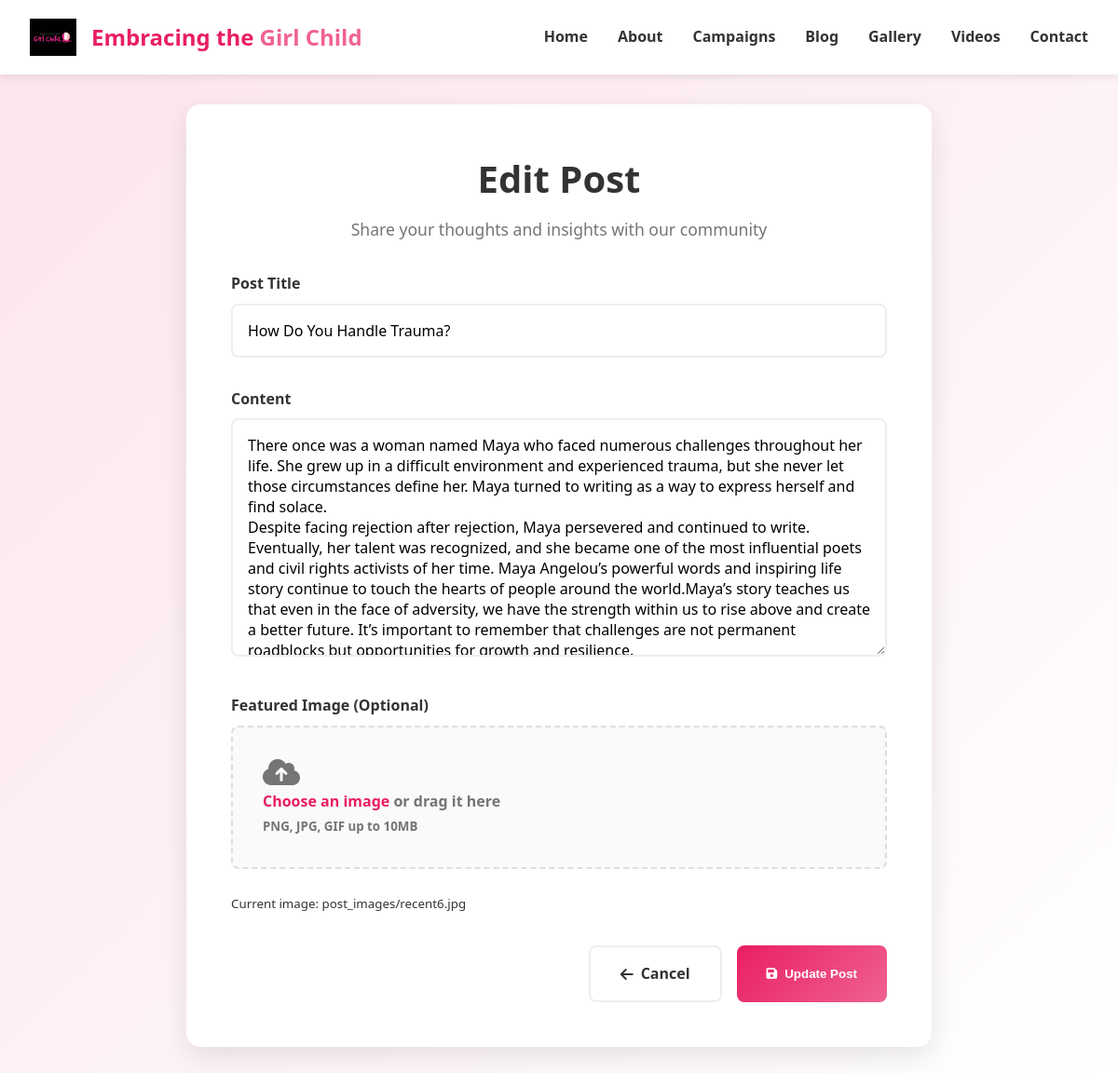
/post/how-do-you-handle-trauma/edit/ (signed in), run on an earlier commit of the app's database.
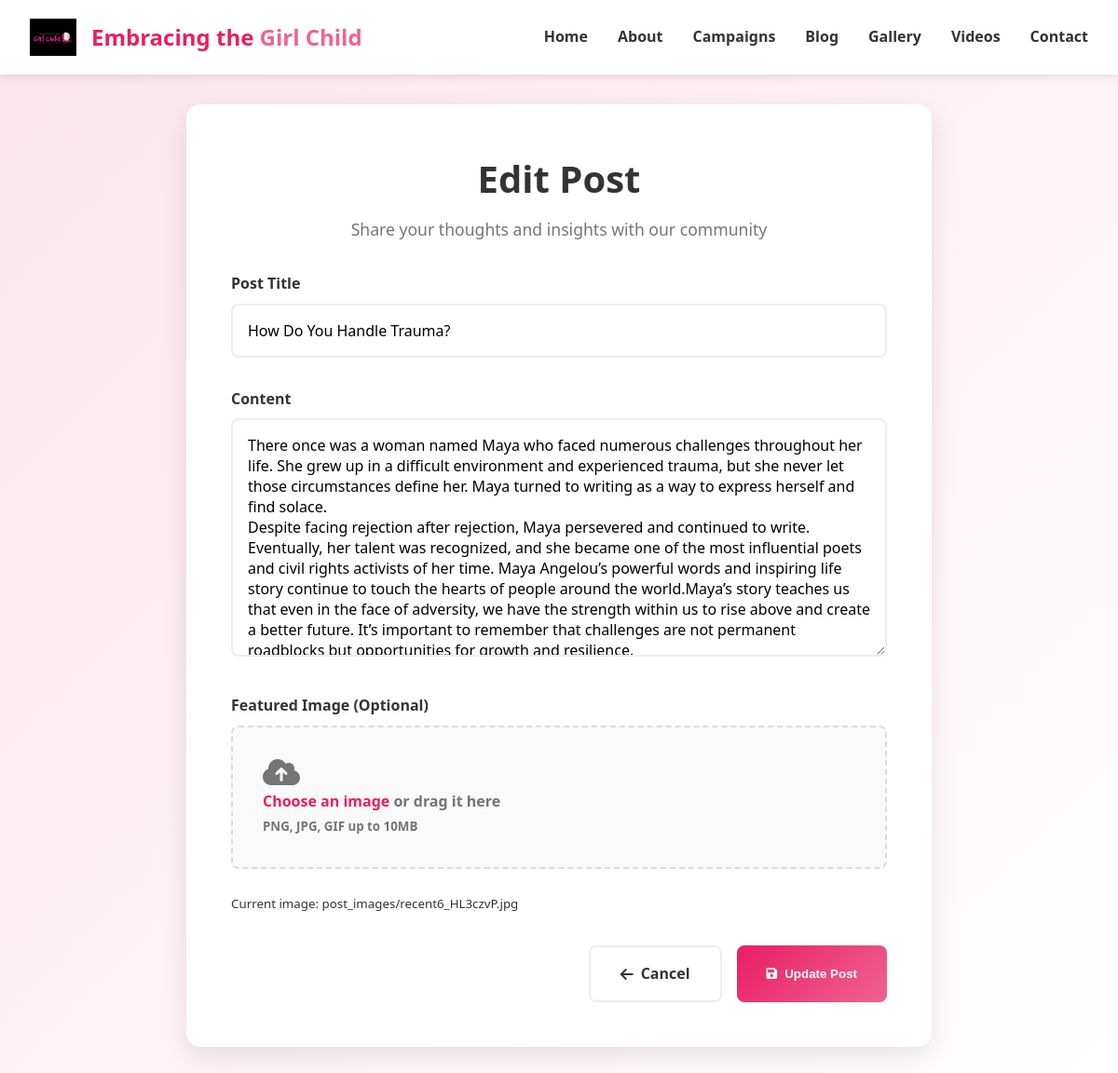
And on a later commit of the database.
### main/models.py (models this page shows, shortened)
class Post(models.Model):
    title = models.CharField(max_length=200)
    slug = models.SlugField(unique=True, blank=True)
    content = models.TextField()
    image = models.ImageField(
        upload_to='post_images/',
        blank=True,
        null=True,
        storage=MediaCloudinaryStorage()
    )
    CATEGORY_CHOICES = [
        ('education', 'Education'),
        ('legal', 'Legal Rights'),
        ('success', 'Success Stories'),
        ('awareness', 'Awareness'),
        ('activism', 'Activism'),
        ('advocacy', 'Advocacy'),
    ]
    STATUS_CHOICES = [
        ('draft', 'Draft'),
        ('published', 'Published'),
        ('archived', 'Archived'),
    ]
    category = models.CharField(max_length=50, choices=CATEGORY_CHOICES, blank=True, null=True)
    status = models.CharField(max_length=20, choices=STATUS_CHOICES, default='draft')
    views = models.PositiveIntegerField(default=0)
    pub_link = models.URLField(blank=True, null=True)
    author = models.ForeignKey(User, on_delete=models.CASCADE)
    created_at = models.DateTimeField(default=timezone.now)
    updated_at = models.DateTimeField(auto_now=True)
    class Meta:
        ordering = ['-created_at']

### main/views.py (the view)
# urls.py: path('post/<slug:slug>/edit/', views.post_edit, name='post_edit'),
@login_required
def post_edit(request, slug):
    post = get_object_or_404(Post, slug=slug, author=request.user)
    if request.method == 'POST':
        form = PostForm(request.POST, request.FILES, instance=post)
        if form.is_valid():
            form.save()
            if request.headers.get('x-requested-with') == 'XMLHttpRequest':
                html = render_to_string('partials/_post_row.html', {'post': post}, request=request)
                return JsonResponse({'success': True, 'html': html})
            return redirect('dashboard')
    else:
        form = PostForm(instance=post)
    return render(request, 'post_form.html', {'form': form})

### main/forms.py
class PostForm(forms.ModelForm):
    class Meta:
        model = Post
        fields = ['title', 'content' , 'image', 'category', 'status']
        widgets = {
            'title': forms.TextInput(attrs={'class': 'form-control'}),
            'content': forms.Textarea(attrs={'class': 'form-control'}),
            'image': forms.ClearableFileInput(attrs={'class': 'form-control-file'}),
            'category': forms.Select(attrs={'class': 'form-control'}),
            'status': forms.Select(attrs={'class': 'form-control'}),
        }

### main/templates/post_form.html (shortened to what this page needs)
{% load static %}
<!DOCTYPE html>
<html lang="en">
<head>
    <link rel="stylesheet" href="https://cdnjs.cloudflare.com/ajax/libs/font-awesome/6.0.0-beta3/css/all.min.css">
    <link href="https://unpkg.com/aos@2.3.1/dist/aos.css" rel="stylesheet">
</head>
<body>
    <nav class="navbar">
        <div class="container">
            <div class="logo">
                <img src="{% static "images/logo.jpg" %}" alt="Embracing the Girl Child Initiative Logo">
                <div class="logo-text">Embracing the <span>Girl Child</span></div>
            </div>
            <ul class="nav-links">
                <li><a href="{% url 'home' %}">Home</a></li>
                <li><a href="{% url 'about' %}">About</a></li>
                <li><a href="#campaigns">Campaigns</a></li>
                <li><a href="{% url 'blog' %}">Blog</a></li>
                <li><a href="{% url 'gallery' %}">Gallery</a></li>
                <li><a href="{% url 'videos' %}">Videos</a></li>
                <li><a href="{% url 'contact' %}">Contact</a></li>
            </ul>
        </div>
    </nav>
    <main class="main-content">
        <div class="form-container" data-aos="fade-up">
            <div class="form-header">
                <h1>{% if form.instance.pk %}Edit Post{% else %}Create New Post{% endif %}</h1>
                <p>Share your thoughts and insights with our community</p>
            </div>
            <form method="post" enctype="multipart/form-data">
                <div class="form-group">
                    <label for="{{ form.title.id_for_label }}">Post Title</label>
                    {{ form.title }}
                </div>
                <div class="form-group">
                    <label for="{{ form.content.id_for_label }}">Content</label>
                    {{ form.content }}
                </div>
                <div class="form-group">
                    <label for="{{ form.image.id_for_label }}">Featured Image (Optional)</label>
                    <div class="file-input-wrapper">
                        <label for="{{ form.image.id_for_label }}" class="file-input-label">
                            <i class="fas fa-cloud-upload-alt"></i>
                            <div class="file-input-text">
                                <strong>Choose an image</strong> or drag it here<br>
                                <small>PNG, JPG, GIF up to 10MB</small>
                            </div>
                        </label>
                    </div>
                    {% if form.instance.image %}
                        <div style="margin-top: 1rem;">
                            <small>Current image: {{ form.instance.image.name }}</small>
                        </div>
                    {% endif %}
                </div>
                <div class="form-actions">
                    <a href="{% url 'dashboard' %}" class="btn btn-secondary">
                        <i class="fas fa-arrow-left"></i>
                        Cancel
                    </a>
                    <button type="submit" class="btn btn-primary">
                        <i class="fas fa-save"></i>
                        {% if form.instance.pk %}Update Post{% else %}Create Post{% endif %}
                    </button>
                </div>
            </form>
        </div>
    </main>
</body>
</html>

What changed in the data, as far as the page shows it:
changed Post "How Do You Handle Trauma?": instance.image.name "post_images/recent6.jpg" → "post_images/recent6_HL3czvP.jpg"
